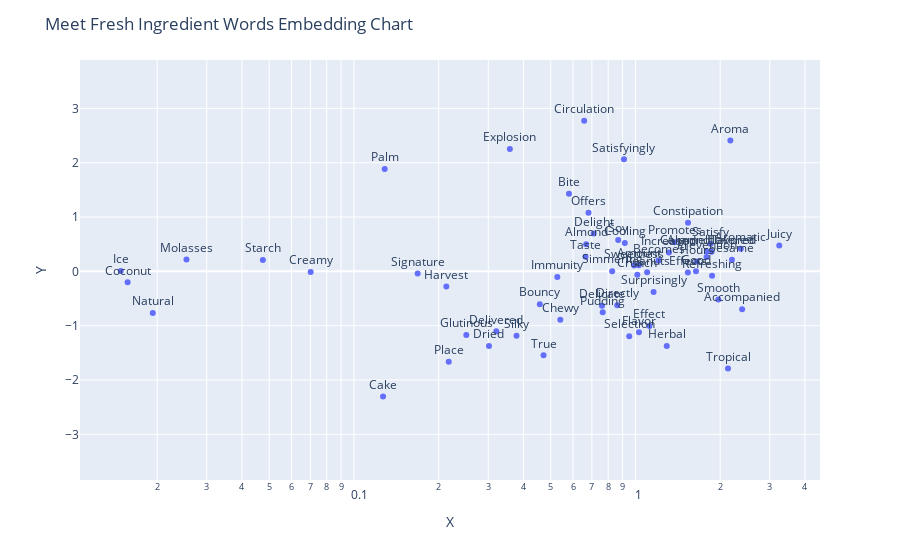

Notebook cell for this chart:
### Code cell
import plotly.express as px

# plotting a scatter plot
fig = px.scatter(df, x="X", y="Y", text="Words", log_x=True, size_max=60)
# adjusting the text position
fig.update_traces(textposition='top center')
# setting up the height and title
fig.update_layout(
    height=800,
    title_text='Meet Fresh Ingredient Words Embedding Chart'
)
# displaying the figure
fig.show()

### Figure 1 — Plotly figure (JSON) as saved in the notebook; plotly's stock layout.template omitted (floating-point values rounded to 4 significant figures)
{"data": [{"hovertemplate": "X=%{x}<br>Y=%{y}<br>Words=%{text}<extra></extra>", "legendgroup": "", "marker": {"color": "#636efa", "symbol": "circle"}, "mode": "markers+text", "name": "", "orientation": "v", "showlegend": false, "text": ["Abundant", "Accompanied", "Added", "Air", "Almond", "Almondflavored", "Amount", "Appetizing", "Aroma", "Aromatic", "Ball", "Balls", "Beans", "Becomes", "Bite", "Black", "Boba", "Bouncy", "Buds", "Cake", "Caramel", "Caramelflavored", "Careful", "Carefully", "Chewy", "Choice", "Circulation", "Coconut", "Combination", "Constipation", "Cooking", "Cooling", "Cream", "Creamy", "Crunch", "Deep", "Delicate", "Delight", "Delightful", "Delivered", "Dense", "Directly", "Dried", "Effect", "Effects", "Essence", "Explosion", "Finely", "Finest", "Flakes", "Flavor", "Flavored", "Following", "Fragrant", "Glutinous", "Good", "Grass", "Harvest", "Herbal", "Hours", "Ice", "Immunity", "Increased", "Iron", "Jelly", "Juicy", "Lychee", "Made", "Melon", "Miniature", "Mochi", "Molasses", "Natural", "Nongmo", "Nutty", "Offers", "Origin", "Palm", "Pastelike", "Peanuts", "Perfect", "Place", "Potato", "Prevention", "Promotes", "Pudding", "Refreshing", "Releases", "Rice", "Rich", "Sago", "Satisfy", "Satisfyingly", "Selected", "Selection", "Sesame", "Shaved", "Signature", "Silky", "Simmering", "Slightly", "Smell", "Smooth", "Soft", "Soy", "Spongey", "Starch", "Stretchy", "Sugars", "Surprisingly", "Sweet", "Sweetness", "Taro", "Taste", "Tea", "Techniques", "Texture", "Thinly", "Tofu", "Traditional", "Tropical", "True", "Vanilla", "Version", "Winter"], "textposition": "top center", "type": "scatter", "x": [-0.7049, 2.393, -0.05459, -1.45, 0.6682, 1.864, 1.028, -0.3034, 2.174, 2.367, -2.239, -2.119, -0.3939, 1.207, 0.5806, -0.8311, -1.06, 0.4573, -0.9672, 0.1269, -0.4956, 1.796, -2.197, -1.236, 0.5408, -1.154, 0.6574, 0.0157, -1.69, 1.537, -1.288, 0.9165, -0.1267, 0.07018, 1.015, -0.6721, 0.7605, 0.7105, -0.2665, 0.3204, -0.1216, 0.8616, 0.3017, 1.122, 1.535, -0.996, 0.358, -1.507, -2.532, -0.814, 1.029, -0.8654, -1.164, -0.6269, 0.2507, 1.641, -0.06654, 0.2129, 1.292, 1.649, 0.01484, 0.5278, 1.315, -0.4073, -1.764, 3.242, -1.884, -0.04533, -1.96, -0.6751, -0.9167, 0.02541, 0.01929, -0.8981, -0.3192, 0.6811, -0.2772, 0.1286, -0.6482, 1.1, -0.2113, 0.2171, -1.506, 1.789, 1.376, 0.7651, 1.871, -1.469, -0.1884, -0.5477, -0.04012, 1.849, 0.9105, -2.77, 0.9505, 2.201, -1.271, 0.1684, 0.3779, 0.8266, -0.3571, -1.927, 1.97, -0.9997, 0.8683, -0.28, 0.04747, -0.1788, -2.095, 1.16, -0.04491, 0.9907, -0.6005, 0.6647, -1.698, -0.1028, -0.004134, -1.684, -1.666, -1.74, 2.132, 0.4715, -0.05234, -0.8015, -0.1463], "xaxis": "x", "y": [3.435, -0.6971, 0.6624, 0.2675, 0.5006, 0.362, 0.1143, -0.2265, 2.409, 0.418, 0.4, -0.4055, 1.919, 0.1988, 1.428, 0.06929, 0.6345, -0.6037, 0.1104, -2.305, 1.114, 0.3651, -0.528, 1.833, -0.8934, 0.4276, 2.774, -0.2021, -0.6485, 0.8925, -0.182, 0.52, 0.06621, -0.01397, -0.06286, 1.323, -0.6328, 0.6975, -1.806, -1.103, 0.3125, -0.6222, -1.376, -1.004, -0.0229, -2.677, 2.253, 1.485, -1.012, -0.898, -1.123, 1.157, 0.3014, 0.5376, -1.173, -0.0006256, -0.4764, -0.2773, -1.372, 0.1833, 0.007157, -0.1062, 0.3446, 0.6836, -0.4674, 0.4768, -0.5564, -3.385, -0.1966, 1.207, -2.372, 0.2169, -0.7666, 0.02301, 0.3083, 1.077, -0.334, 1.885, -1.28, -0.01748, 0.4833, -1.666, -1.622, 0.262, 0.5365, -0.7547, -0.08252, -0.931, -1.158, 1.116, 1.493, 0.5073, 2.062, 0.2278, -1.194, 0.2148, 1.917, -0.03916, -1.187, 0.002317, -0.5241, 2.504, -0.5175, 0.1469, 0.5775, 1.516, 0.209, -1.902, 0.1463, -0.3792, -2.185, 0.1061, -0.164, 0.2678, -1.838, -0.1637, 0.3051, 1.448, -0.5176, 0.8554, -1.789, -1.546, -0.07637, 1.265, -1.505], "yaxis": "y"}], "layout": {"autosize": true, "legend": {"tracegroupgap": 0}, "margin": {"t": 60}, "title": {"text": "Meet Fresh Ingredient Words Embedding Chart"}, "xaxis": {"anchor": "y", "autorange": true, "domain": [0, 1], "range": [-1.972, 0.654], "title": {"text": "X"}, "type": "log"}, "yaxis": {"anchor": "x", "autorange": true, "domain": [0, 1], "range": [-3.813, 3.862], "title": {"text": "Y"}, "type": "linear"}}}
